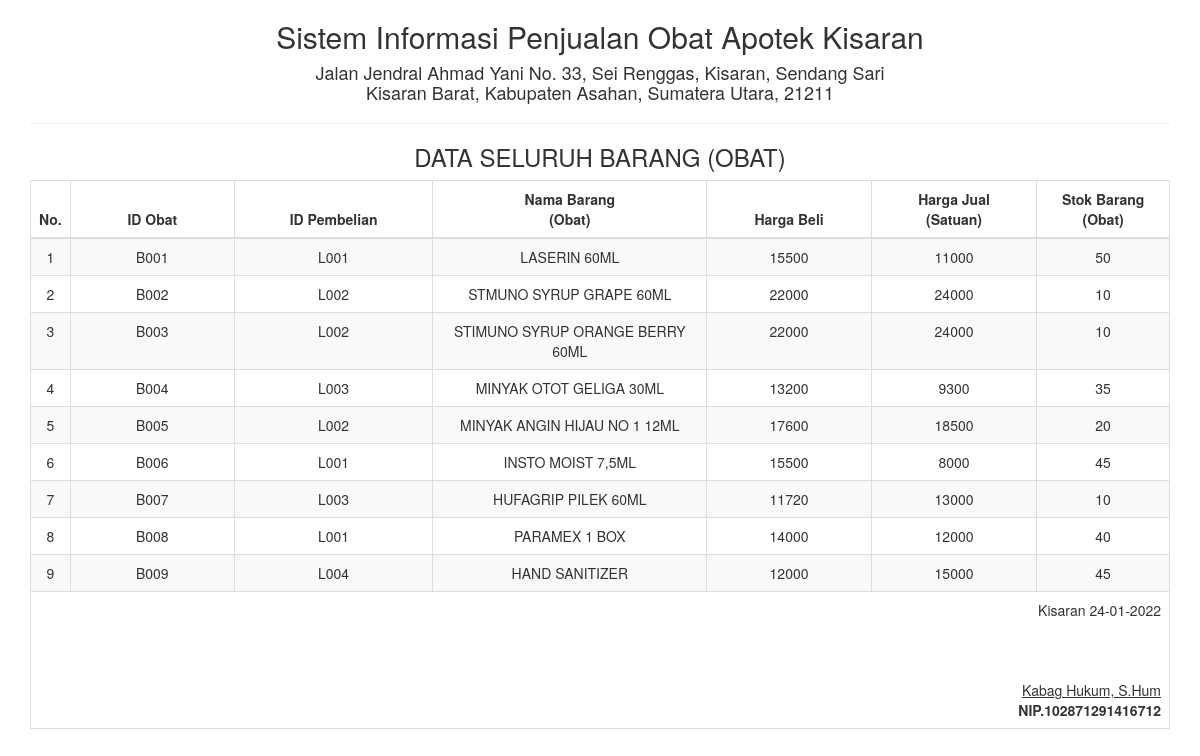
/report/laporan_barang.php, run on the app's committed database.
### tables this page shows
CREATE TABLE `barang` (
  `id_barang` varchar(10) NOT NULL,
  `id_pembelian` varchar(10) NOT NULL,
  `nama_barang` varchar(50) NOT NULL,
  `harga_beli` double NOT NULL,
  `harga_jualsatuan` double NOT NULL,
  `stok` double NOT NULL
);

### report/laporan_barang.php (the view, shortened to what this page needs)
<!DOCTYPE html>
<html>
    <head>
        <link href="../Assets/css/bootstrap.min.css" rel="stylesheet" type="text/css"/>
    </head>
    <body onload="print()">
        <div class="container">
            <div class='row'>
                <div class="col-sm-12">
                    <div class="text-center">
                        <h2>Sistem Informasi Penjualan Obat Apotek Kisaran </h2>
                        <h4>Jalan Jendral Ahmad Yani No. 33, Sei Renggas, Kisaran, Sendang Sari <br> Kisaran Barat, Kabupaten Asahan, Sumatera Utara, 21211</h4>
                        <hr>
                        <h3>DATA SELURUH BARANG (OBAT)</h3>
                        <table class="table table-bordered table-striped table-hover">
                        <tbody>
                                <thead>
								<tr>
                                <th>No.</th><th width="15%"><center>ID Obat</center></th><th width="18%"><center>ID Pembelian</center></th><th width="25%"><center>Nama Barang <br> (Obat)</center></th><th width="15%"><center>Harga Beli</center></th><th width="15%"><center>Harga Jual <br> (Satuan)</center></th><th width="15%"><center>Stok Barang <br> (Obat)</center></th>
								</tr>
								</thead>
							<tbody>
                            <?php
                            $sql = "SELECT * FROM barang";
                            $query = mysqli_query($koneksi, $sql) or die("SQL Anda Salah");
                            $nomor = 0;
                            while ($data = mysqli_fetch_array($query)) {
                                $nomor++;
                                ?>
                                <tr>
                                    <td><?= $nomor ?></td>
									<td><?= $data['id_barang'] ?></td>
                                    <td><?= $data['id_pembelian'] ?></td>
                                    <td><?= $data['nama_barang'] ?></td>
                                    <td><?= $data['harga_beli'] ?></td>
									<td><?= $data['harga_jualsatuan'] ?></td>
									<td><?= $data['stok'] ?></td>
                                </tr>
                            <?php } ?>
							</tbody>
                        </tbody>
                            <tfoot>
                                <tr>
                                    <td colspan="8" class="text-right">
                                        Kisaran  <?= date("d-m-Y") ?>
                                        <br><br><br><br>
                                        <u>Kabag Hukum, S.Hum<strong></u><br>
                                        NIP.102871291416712
									</td>
								</tr>
							</tfoot>
                        </table>
                    </div>
                </div>
            </div>
    </body>
</html>

### data on the page
barang: id_barang "B001", id_pembelian "L001", nama_barang "LASERIN 60ML", harga_beli "15500", harga_jualsatuan "11000", stok "50"
barang: id_barang "B002", id_pembelian "L002", nama_barang "STMUNO SYRUP GRAPE 60ML", harga_beli "22000", harga_jualsatuan "24000", stok "10"
barang: id_barang "B003", id_pembelian "L002", nama_barang "STIMUNO SYRUP ORANGE BERRY 60ML", harga_beli "22000", harga_jualsatuan "24000", stok "10"
barang: id_barang "B004", id_pembelian "L003", nama_barang "MINYAK OTOT GELIGA 30ML", harga_beli "13200", harga_jualsatuan "9300", stok "35"
barang: id_barang "B005", id_pembelian "L002", nama_barang "MINYAK ANGIN HIJAU NO 1 12ML", harga_beli "17600", harga_jualsatuan "18500", stok "20"
barang: id_barang "B006", id_pembelian "L001", nama_barang "INSTO MOIST 7,5ML", harga_beli "15500", harga_jualsatuan "8000", stok "45"
barang: id_barang "B007", id_pembelian "L003", nama_barang "HUFAGRIP PILEK 60ML", harga_beli "11720", harga_jualsatuan "13000", stok "10"
barang: id_barang "B008", id_pembelian "L001", nama_barang "PARAMEX 1 BOX", harga_beli "14000", harga_jualsatuan "12000", stok "40"
barang: id_barang "B009", id_pembelian "L004", nama_barang "HAND SANITIZER", harga_beli "12000", harga_jualsatuan "15000", stok "45"
